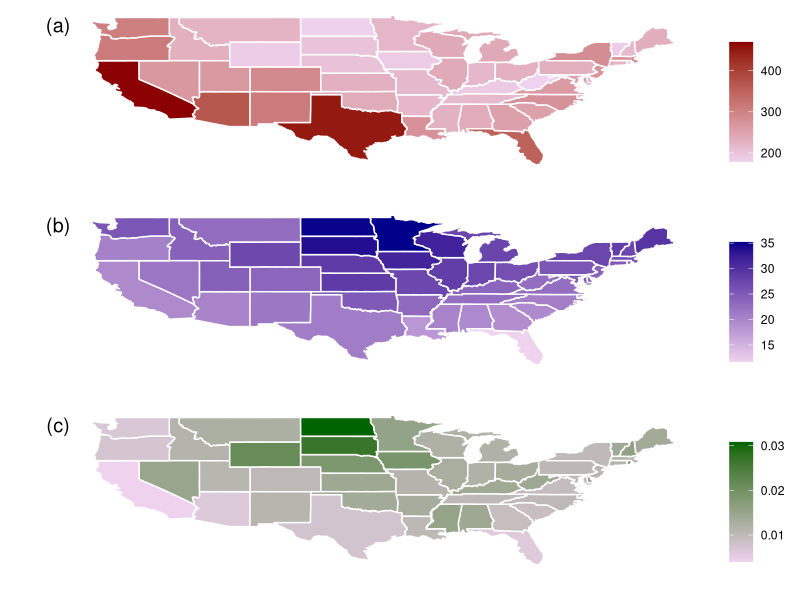
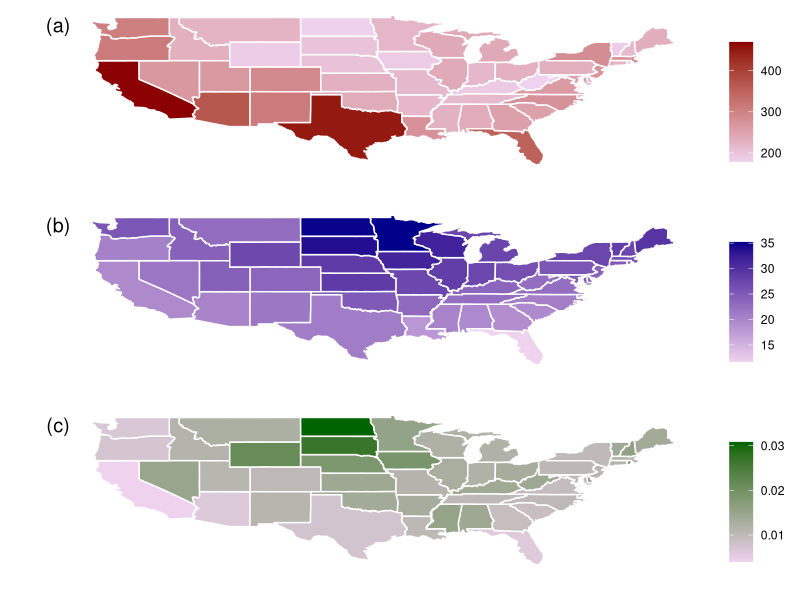

These figures' R source, in order:
library(tidyverse)
library(egg)

distances <- read_csv("data/distances.csv")

### Fig. 1
Total <- merge(
  map_data("state"),
  distances
) %>% arrange(order)

p1 <- ggplot(Total) +
  geom_polygon(
    aes(x = long, y = lat, group = group, fill = alpha),
    colour = "white"
  ) +
  scale_fill_continuous(low = "thistle2", high = "darkred", guide = "colorbar") +
  theme_bw() +
  labs(fill = "", x = "", y = "") +
  scale_y_continuous(breaks = c()) +
  scale_x_continuous(breaks = c()) +
  theme(panel.border = element_blank(), legend.text.align = 3) +
  annotate("text", label = "(a)", x = -128, y = 49, vjust = 1, size = 5)

p2 <- ggplot(Total) +
  geom_polygon(
    aes(x = long, y = lat, group = group, fill = temp_range),
    colour = "white"
  ) +
  scale_fill_continuous(low = "thistle2", high = "darkblue", guide = "colorbar") +
  theme_bw() +
  labs(fill = "", x = "", y = "") +
  scale_y_continuous(breaks = c()) +
  scale_x_continuous(breaks = c()) +
  theme(panel.border = element_blank()) +
  annotate("text", label = "(b)", x = -128, y = 49, vjust = 1, size = 5)

p3 <- ggplot(Total) +
  geom_polygon(
    aes(x = long, y = lat, group = group, fill = d),
    colour = "white"
  ) +
  scale_fill_continuous(low = "thistle2", high = "darkgreen", guide = "colorbar") +
  theme_bw() +
  labs(fill = "", x = "", y = "") +
  scale_y_continuous(breaks = c()) +
  scale_x_continuous(breaks = c()) +
  theme(panel.border = element_blank()) +
  theme(plot.title = element_text(hjust = 0)) +
  annotate("text", label = "(c)", x = -128, y = 49, vjust = 1, size = 5)


combined_plots <- ggarrange(
  p1,p2,p3,
  ncol = 1
)

ggsave(paste0("results/Fig1.eps"), combined_plots, width = 0.75*8, height = 0.33*11*3)
